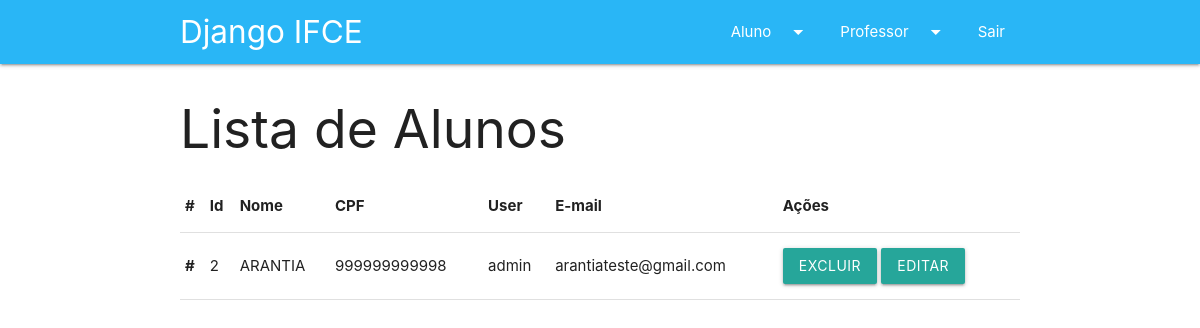
Page /aluno/lista/ on the earlier database version.
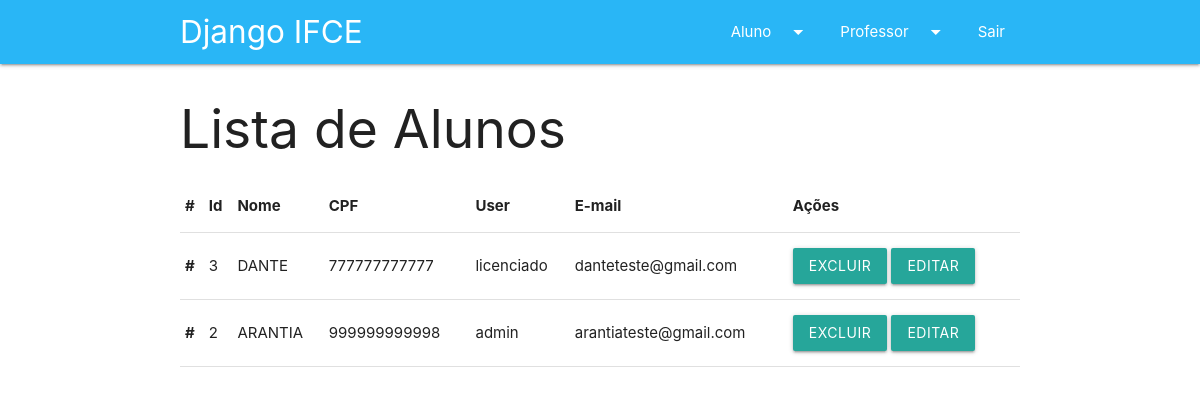
Same page on the later database version.
### apps/aluno/models.py (models this page shows)
class Aluno(models.Model):
    nome = models.CharField(max_length=100,help_text='Nome do Aluno')
    cpf = models.CharField(max_length=12,help_text='CPF do Aluno',blank=False,default='')
    user = models.OneToOneField(User,on_delete=models.CASCADE,related_name='perfil',default='')
    email = models.CharField(max_length=100,help_text='e-mail',default='')
    data_nasc = models.DateField('Data de Nascimento',auto_now=False,auto_now_add=False,blank=True,default='')

### apps/aluno/views.py (the view)
# urls.py: path('lista/',views.ListAlunosView.as_view(),name='lista_alunos'),
class ListAlunosView(ListView):
   model = Aluno
   template_name = 'aluno/lista_alunos.html'
   context_object_name = 'alunos'
   paginate_by = 6
   def get_queryset(self):
       return Aluno.objects.all().order_by('-id')

### templates/aluno/lista_alunos.html (shortened to what this page needs)
{% extends 'base.html' %}
{% load widget_tweaks %}
{% block body %}
<div class="container">
    <h2>Lista de Alunos</h2>
    <div class="row">
        <div class="col-md-12">
            <table class="table table-hover">
                <thead>
                    <tr>
                        <th scope="col">#</th>
                        <th scope="col">Id</th>
                        <th scope="col">Nome</th>
                        <th scope="col">CPF</th>
                        <th scope="col">User</th>
                        <th scope="col">E-mail</th>
                        <th scope="col">Ações</th>
                    </tr>
                </thead>
                <tbody>
                    {% for aluno in alunos %}
                    <tr>
                        <th scope="row">#</th>
                        <td>{{ aluno.id }}</td>
                        <td>{{ aluno.nome }}</td>
                        <td>{{ aluno.cpf }}</td>
                        <td>{{ aluno.user }}</td>
                        <td>{{ aluno.email}}</td>
                        <td>
                            <a href="{% url 'aluno:delete_aluno' aluno.id %}" class="btn btn-danger btn-sm confirm-delete" id="deleteButton-{{ aluno.id }}">Excluir</a>
                            <a href="{% url 'aluno:edit_aluno' aluno.id %}" class="btn btn-primary btn-sm">Editar</a>
                        </td>
                    </tr>
                    {% endfor %}
                </tbody>
            </table>
        </div>
    </div>
</div>
{% endblock body %}

Differences in the rows shown:
added Aluno: id "3", nome "DANTE", cpf "777777777777", user "licenciado", email "danteteste@gmail.com"
